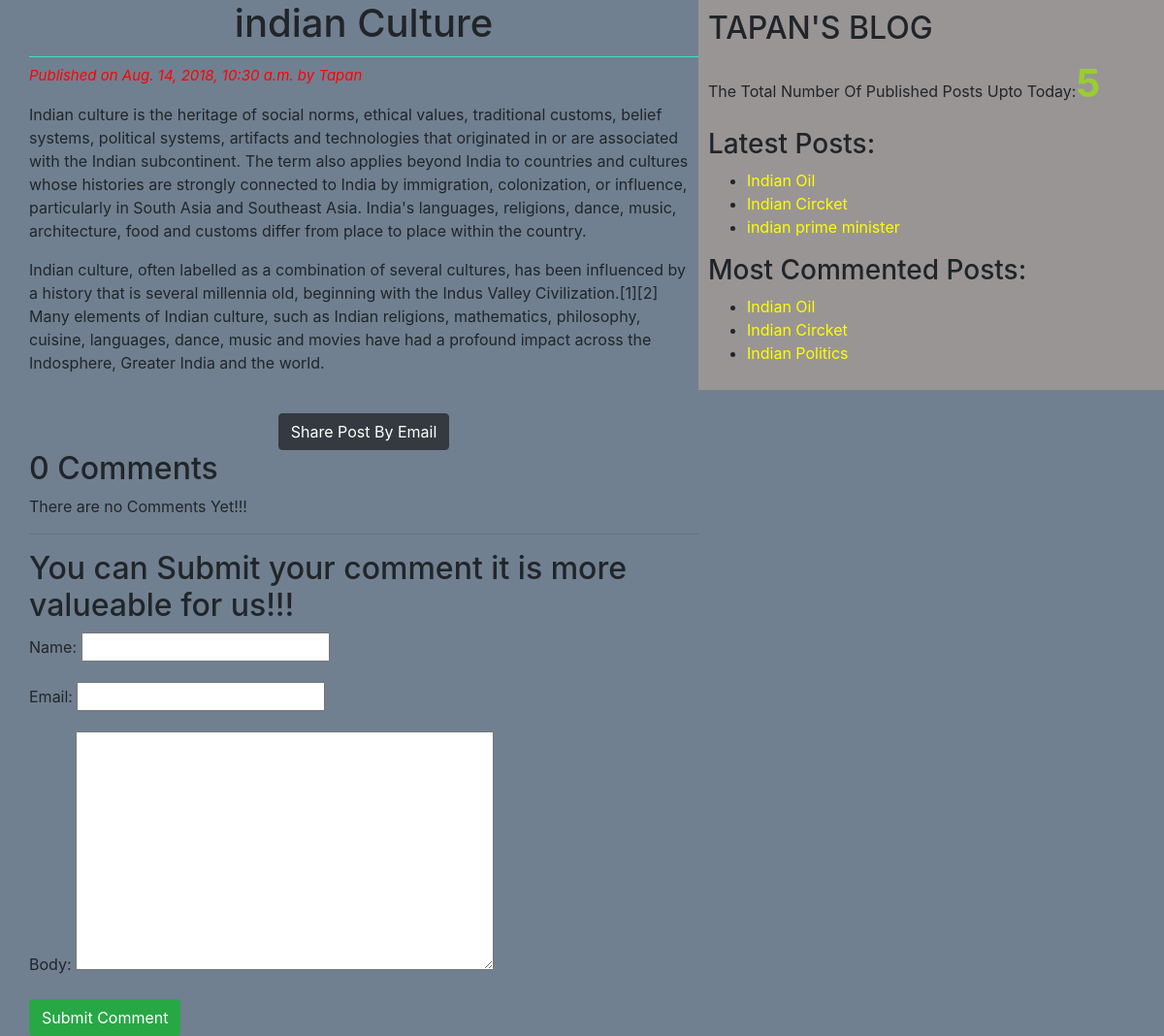
The app's page /2018/08/14/indian-culture/ with its own data.
### testapp/models.py (models this page shows, shortened)
class Post(models.Model):
    STATUS_CHOICES=(('draft','Draft'),('published','Published'))
    title=models.CharField(max_length=256)
    slug=models.SlugField(max_length=264,unique_for_date='publish')
    author=models.ForeignKey(User,related_name='blog_posts',on_delete=models.CASCADE)
    body=models.TextField()
    publish=models.DateTimeField(default=timezone.now)
    created=models.DateTimeField(auto_now_add=True)
    updated=models.DateTimeField(auto_now=True)
    status=models.CharField(max_length=10,choices=STATUS_CHOICES,default='draft')
    objects=CustomerManager()
    tags=TaggableManager()
    class Meta:
        ordering=('-publish',)
    def get_absolute_url(self):
        return reverse ('post_detail',args=[self.publish.year,self.publish.strftime('%m'),self.publish.strftime('%d'),self.slug])

### testapp/views.py (the view)
# urls.py: path('<int:year>/<int:month>/<int:day>/<slug:post>/',views.post_detailview,name='post_detail'),
def post_detailview(request,year,month,day,post):
    post=get_object_or_404(Post,slug=post,status='published',publish__year=year,publish__month=month,publish__day=day)
    comments=post.comments.filter(active=True)
    csubmit=False
    if request.method=='POST':
        form=CommentForm(request.POST)
        if form.is_valid():
            new_comment=form.save(commit=False)
            new_comment.post=post
            new_comment.save()
            csubmit=True
    else:
        form=CommentForm()
    return render(request,'testapp/post_detail.html',{'post':post,'form':form,'comments':comments,'csubmit':csubmit})

### testapp/forms.py
class CommentForm(forms.ModelForm):
    class Meta:
        model=Comment
        fields=('name','email','body')

### testapp/models.py (called while the page is built)
    def get_queryset(self):
        return super().get_queryset().filter(status='published')

### testapp/templatetags/blog_tags.py (called while the page is built)
@register.simple_tag
def total_posts():
    return Post.objects.count()

@register.inclusion_tag('testapp/latest_posts123.html')
def show_latest_posts():
    latest_posts=Post.objects.order_by('-publish')[:3]
    return{'latest_posts':latest_posts}

@register.simple_tag
def get_most_commented_posts(count=3):
    return Post.objects.annotate(total_comments=Count('comments')).order_by('-total_comments')[:count]

### templates/testapp/post_detail.html (shortened to what this page needs)
<!DOCTYPE html>
{%extends 'testapp/base.html'%}
    {%block content%}
        <h1>{{post.title}}</h1>
        <p id="date">Published on {{post.publish}} by {{post.author|title}}</p>
        {{post.body|linebreaks}}<br>
        <div class="container" align='center'><a href="/{{post.id}}/share" class="btn btn-dark">Share Post By Email</a></div>
        {% with comments.count as comments_count%}
        <h2>{{comments_count}} Comment{{comments_count|pluralize}}</h2>
        {%endwith%}
        {%if comments%}
            {%for comment in comments%}
                <p id="ch">comment{{forloop.counter}} by {{comment.name}} on {{comment.created}}</p>
                <div class="cb">{{comment.body|linebreaks}}</div>
            {%endfor%}
        {%else%}
            <p>There are no Comments Yet!!!</p>
        {%endif%}<hr>
        {%if csubmit%}
            <h2>Your Comment Added Successfully</h2>
        {%else%}
            <h2>You can Submit your comment it is more valueable for us!!!</h2>
            <form method="post">
                {{form.as_p}}
                <input type="submit" class="btn btn-success" value="Submit Comment">
            </form>
        {%endif%}
    {%endblock%}

### templates/testapp/base.html (shortened to what this page needs)
<!DOCTYPE html>
{% load blog_tags%}
{%load static%}
<html lang="en">
<head>
    <link rel="stylesheet" href="https://cdn.jsdelivr.net/npm/bootstrap@4.6.0/dist/css/bootstrap.min.css">
    <link rel="stylesheet" href="{%static 'css/blog.css'%}">
</head>
<body>
    <div class="content">
        {%block content%}
        {%endblock%}
    </div>
    <div class="sidebar">
        <h2>TAPAN'S BLOG</h2>
        <P>The Total Number Of Published Posts Upto Today:<span id="pcount">{% total_posts%}</span></P>
        <h3>Latest Posts:</h3>{%show_latest_posts%}
        <h3>Most Commented Posts:</h3>
        {%get_most_commented_posts as most_commented_posts%}
        <ul>
            {%for post in most_commented_posts%}
                <li><a href="{{post.get_absolute_url}}">{{post.title}}</a></li>
            {%endfor%}
        </ul>
    </div>
</body>
</html>

### templates/testapp/latest_posts123.html
<!DOCTYPE html>
<ul>
    {% for post in latest_posts%}
    <li><a href="{{post.get_absolute_url}}">{{post.title}}</a></li>
    {%endfor%}
</ul>

### static/css/blog.css (style rules this page uses)
.content { width:60%; float: left; padding: 0 0 0 30px; height: 100%; }
body { background: slategray; }
a { color:yellow; }
.sidebar { width: 40%; float: right; padding: 10px; background: rgb(153, 149, 149); height: 100%; }
h1 { text-align:center; border-bottom: 1px solid turquoise; padding-bottom: 10px; }
#date { color:red; font-size: 15px; font-style: italic; }
#pcount { font-size: 40px; color: yellowgreen; font-weight: bold; }

### records on screen
Post: title "indian Culture", publish "Aug. 14, 2018, 10:30 a.m.", author "Tapan", body "Indian culture is the heritage of social norms, ethical values, traditional customs, belief systems, political systems, artifacts and technologies that originated in or are associated with the Indian subcontinent. The term also applies beyond India to countries and cultures whose histories are strongly connected to India by immigration, colonization, or influence, particularly in South Asia and Southeast Asia. India's languages, religions, dance, music, architecture, food and customs differ from place to place within the country. Indian culture, often labelled as a combination of several cultures, has been influenced by a history that is several millennia old, beginning with the Indus…"
Post: title "Indian Oil"
Post: title "Indian Circket"
Post: title "indian prime minister"
Post: title "Indian Politics"

### other values on screen
{{ comments_count }} "0"
